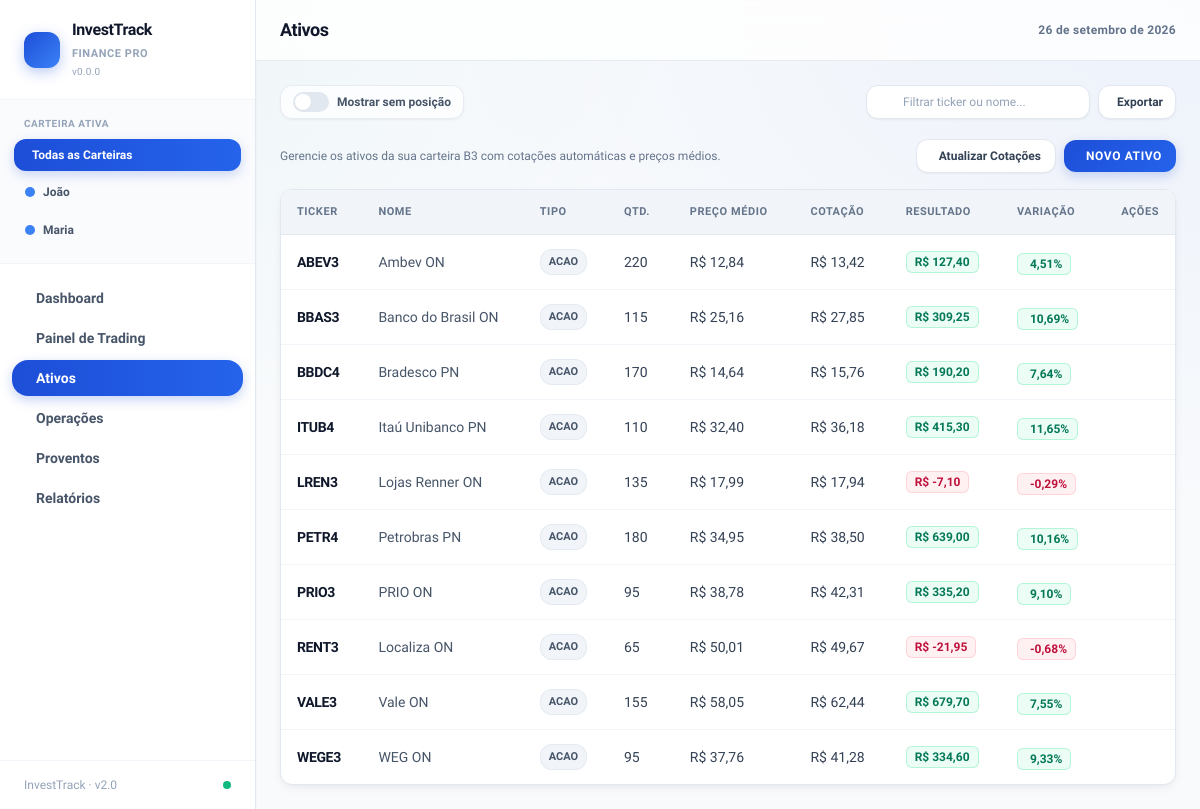
Page /ativos.php on the committed database.
### tables this page shows
CREATE TABLE IF NOT EXISTS carteiras (
    id INT AUTO_INCREMENT PRIMARY KEY,
    nome VARCHAR(60) NOT NULL UNIQUE,
    criado_em DATETIME DEFAULT CURRENT_TIMESTAMP
);

CREATE TABLE IF NOT EXISTS ativos (
    id INT AUTO_INCREMENT PRIMARY KEY,
    ticker VARCHAR(10) NOT NULL UNIQUE,
    nome VARCHAR(150) NOT NULL,
    tipo ENUM('ACAO','FII','ETF','BDR','OUTRO') NOT NULL DEFAULT 'ACAO',
    setor VARCHAR(100) DEFAULT NULL,
    cotacao_atual DECIMAL(14,4) NOT NULL DEFAULT 0,
    cotacao_atualizada_em DATETIME DEFAULT NULL,
    criado_em DATETIME DEFAULT CURRENT_TIMESTAMP
);

### views/ativos/index.php (the view, shortened to what the rows shown need)
<?php require BASE_PATH . '/views/layout/header.php'; ?>
<div class="tabela-card">
  <table class="w-full text-sm js-sortable" id="tabela-ativos">
    <thead>
      <tr class="text-left text-[11px] font-bold text-slate-500 uppercase tracking-wider bg-slate-50/80 border-b border-slate-200">
        <th class="py-3 px-4" data-sort-type="text">Ticker</th>
        <th class="py-3 px-4" data-sort-type="text">Nome</th>
        <th class="py-3 px-4">Tipo</th>
        <th class="py-3 px-4">Qtd.</th>
        <th class="py-3 px-4">Preço Médio</th>
        <th class="py-3 px-4">Cotação</th>
        <th class="py-3 px-4">Resultado</th>
        <th class="py-3 px-4">Variação</th>
        <th class="py-3 px-4 text-right" data-no-sort data-no-export>Ações</th>
      </tr>
    </thead>
    <tbody class="divide-y divide-slate-100">
      <?php foreach ($posicoes as $p): $pos = $p['lucro_nao_realizado'] >= 0; ?>
      <tr class="hover:bg-slate-50/80 cursor-pointer transition-colors ativo-row"
          onclick="window.location.href='<?= BASE_URL ?>/ativos.php?action=edit&id=<?= (int)$p['ativo']['id'] ?>'"
          title="Clique para editar ativo"
          data-ticker="<?= e($p['ativo']['ticker']) ?>"
          data-nome="<?= e($p['ativo']['nome']) ?>"
          data-quantidade="<?= (float)$p['quantidade'] ?>">
        <td class="py-3.5 px-4 font-bold text-slate-900 tracking-tight" data-ativo-id="<?= (int)$p['ativo']['id'] ?>" data-sort-value="<?= e($p['ativo']['ticker']) ?>"><?= e($p['ativo']['ticker']) ?></td>
        <td class="py-3.5 px-4 text-slate-600 font-medium" data-sort-value="<?= e($p['ativo']['nome']) ?>"><?= e($p['ativo']['nome']) ?></td>
        <td class="py-3.5 px-4">
          <span class="inline-flex items-center px-2 py-0.5 rounded text-[11px] font-bold uppercase bg-slate-100 text-slate-600 border border-slate-200/80">
            <?= e($p['ativo']['tipo']) ?>
          </span>
        </td>
        <td class="py-3.5 px-4 text-slate-700 font-medium"><?= number_format($p['quantidade'], 0, ',', '.') ?></td>
        <td class="py-3.5 px-4 text-slate-700 font-medium">R$ <?= number_format($p['preco_medio'], 2, ',', '.') ?></td>
        <td class="py-3.5 px-4 text-slate-700 font-medium quote-cell">R$ <?= number_format($p['cotacao_atual'], 2, ',', '.') ?></td>
        <td class="py-3.5 px-4">
          <span class="inline-flex items-center gap-1 rounded-md px-2 py-0.5 text-xs font-bold <?= $pos ? 'bg-emerald-50 text-emerald-700 border border-emerald-200/80' : 'bg-rose-50 text-rose-700 border border-rose-200/80' ?>">
            R$ <?= number_format($p['lucro_nao_realizado'], 2, ',', '.') ?>
          </span>
        </td>
        <td class="py-3.5 px-4">
          <span class="inline-flex items-center gap-1 rounded-md px-2 py-0.5 text-xs font-bold <?= $pos ? 'bg-emerald-50 text-emerald-700 border border-emerald-200/80' : 'bg-rose-50 text-rose-700 border border-rose-200/80' ?>">
            <?= number_format($p['variacao_percentual'], 2, ',', '.') ?>%
          </span>
        </td>
        <td class="py-3.5 px-4" onclick="event.stopPropagation()">
          <div class="flex items-center justify-end gap-1.5">
            <a href="<?= BASE_URL ?>/ativos.php?action=edit&id=<?= (int)$p['ativo']['id'] ?>"
              class="rounded-lg p-1.5 text-slate-400 hover:bg-slate-100 hover:text-slate-900 transition-colors" title="Editar">
            </a>
            <form method="POST" action="<?= BASE_URL ?>/ativos.php?action=delete" onsubmit="return confirm('Deseja realmente excluir este ativo?');" class="m-0">
              <button type="submit" class="rounded-lg p-1.5 text-slate-400 hover:bg-rose-50 hover:text-rose-600 transition-colors" title="Excluir">
              </button>
            </form>
          </div>
        </td>
      </tr>
      <?php endforeach; ?>
    </tbody>
  </table>
</div>
<?php require BASE_PATH . '/views/layout/footer.php'; ?>

### views/layout/sidebar.php (shortened to what the rows shown need)
<?php
$currentScript = basename($_SERVER['SCRIPT_NAME'] ?? '');
$currentAction = $_GET['action'] ?? '';
$actionQuery = !empty($currentAction) ? '&action=' . urlencode((string)$currentAction) : '';
if (!isset($sidebarWallets)) {
    global $db;
    if ($db instanceof PDO) {
        $sidebarWallets = (new Wallet($db))->all();
    } else {
        $sidebarWallets = [];
    }
}
$carteiraAtivaGlobal = resolve_carteira_id();
?>
<aside class="w-64 shrink-0 bg-white border-r border-slate-200 flex flex-col shadow-sm">
  <div class="px-3.5 py-4 border-b border-slate-100 bg-slate-50/70">
    <div class="flex flex-col gap-1">
      <?php foreach ($sidebarWallets as $w):
        $isAtiva = ($carteiraAtivaGlobal === (int)$w['id']);
        $wNome = strtolower(trim($w['nome']));
        $isRenato = str_contains($wNome, 'renato');
        $isVicente = str_contains($wNome, 'vicente');
        if ($isRenato) {
          $corDot = 'bg-purple-600';
          $corAtiva = 'bg-gradient-to-r from-purple-700 via-purple-600 to-indigo-600 text-white shadow-[0_4px_14px_rgba(126,34,206,0.32)]';
          $corInativa = 'text-slate-600 hover:bg-purple-50/70 hover:text-purple-900 border border-transparent hover:border-purple-200/80';
        } elseif ($isVicente) {
          $corDot = 'bg-emerald-500';
          $corAtiva = 'bg-gradient-to-r from-emerald-600 via-teal-600 to-teal-700 text-white shadow-[0_4px_14px_rgba(13,148,136,0.32)]';
          $corInativa = 'text-slate-600 hover:bg-emerald-50/70 hover:text-emerald-900 border border-transparent hover:border-emerald-200/80';
        } else {
          $corDot = 'bg-blue-500';
          $corAtiva = 'bg-gradient-to-r from-blue-700 to-blue-600 text-white shadow-[0_4px_12px_rgba(29,78,216,0.22)]';
          $corInativa = 'text-slate-600 hover:bg-white hover:text-slate-900 border border-transparent hover:border-slate-200/80';
        }
      ?>
      <a href="<?= BASE_URL ?>/<?= $currentScript ?>?carteira=<?= (int)$w['id'] ?><?= $actionQuery ?>"
        class="flex items-center justify-between rounded-xl px-2.5 py-2 text-xs font-bold transition-all duration-150 <?= $isAtiva ? $corAtiva : $corInativa ?>">
        <div class="flex items-center gap-2">
          <span class="w-2.5 h-2.5 rounded-full <?= $isAtiva ? 'bg-white shadow-sm ring-2 ring-white/30' : $corDot ?>"></span>
          <span><?= e($w['nome']) ?></span>
        </div>
      </a>
      <?php endforeach; ?>
    </div>
  </div>
</aside>

### rows in the picture
carteiras: nome "João"
carteiras: nome "Maria"
ativos: ticker "ABEV3", nome "Ambev ON", tipo "ACAO", quantidade "220", preco_medio "12,84", cotacao_atual "13,42", lucro_nao_realizado "127,40", variacao_percentual "4,51"
ativos: ticker "BBAS3", nome "Banco do Brasil ON", tipo "ACAO", quantidade "115", preco_medio "25,16", cotacao_atual "27,85", lucro_nao_realizado "309,25", variacao_percentual "10,69"
ativos: ticker "BBDC4", nome "Bradesco PN", tipo "ACAO", quantidade "170", preco_medio "14,64", cotacao_atual "15,76", lucro_nao_realizado "190,20", variacao_percentual "7,64"
ativos: ticker "ITUB4", nome "Itaú Unibanco PN", tipo "ACAO", quantidade "110", preco_medio "32,40", cotacao_atual "36,18", lucro_nao_realizado "415,30", variacao_percentual "11,65"
ativos: ticker "LREN3", nome "Lojas Renner ON", tipo "ACAO", quantidade "135", preco_medio "17,99", cotacao_atual "17,94", lucro_nao_realizado "-7,10", variacao_percentual "-0,29"
ativos: ticker "PETR4", nome "Petrobras PN", tipo "ACAO", quantidade "180", preco_medio "34,95", cotacao_atual "38,50", lucro_nao_realizado "639,00", variacao_percentual "10,16"
ativos: ticker "PRIO3", nome "PRIO ON", tipo "ACAO", quantidade "95", preco_medio "38,78", cotacao_atual "42,31", lucro_nao_realizado "335,20", variacao_percentual "9,10"
ativos: ticker "RENT3", nome "Localiza ON", tipo "ACAO", quantidade "65", preco_medio "50,01", cotacao_atual "49,67", lucro_nao_realizado "-21,95", variacao_percentual "-0,68"
ativos: ticker "VALE3", nome "Vale ON", tipo "ACAO", quantidade "155", preco_medio "58,05", cotacao_atual "62,44", lucro_nao_realizado "679,70", variacao_percentual "7,55"
ativos: ticker "WEGE3", nome "WEG ON", tipo "ACAO", quantidade "95", preco_medio "37,76", cotacao_atual "41,28", lucro_nao_realizado "334,60", variacao_percentual "9,33"

### other values in the picture
defined('APP_VERSION') ? APP_VERSION : '0.0.0' "0.0.0"
$item['label'] "Dashboard"
$item['label'] "Painel de Trading"
$item['label'] "Ativos"
$item['label'] "Operações"
$item['label'] "Proventos"
$item['label'] "Relatórios"
$pageTitle "Ativos"
